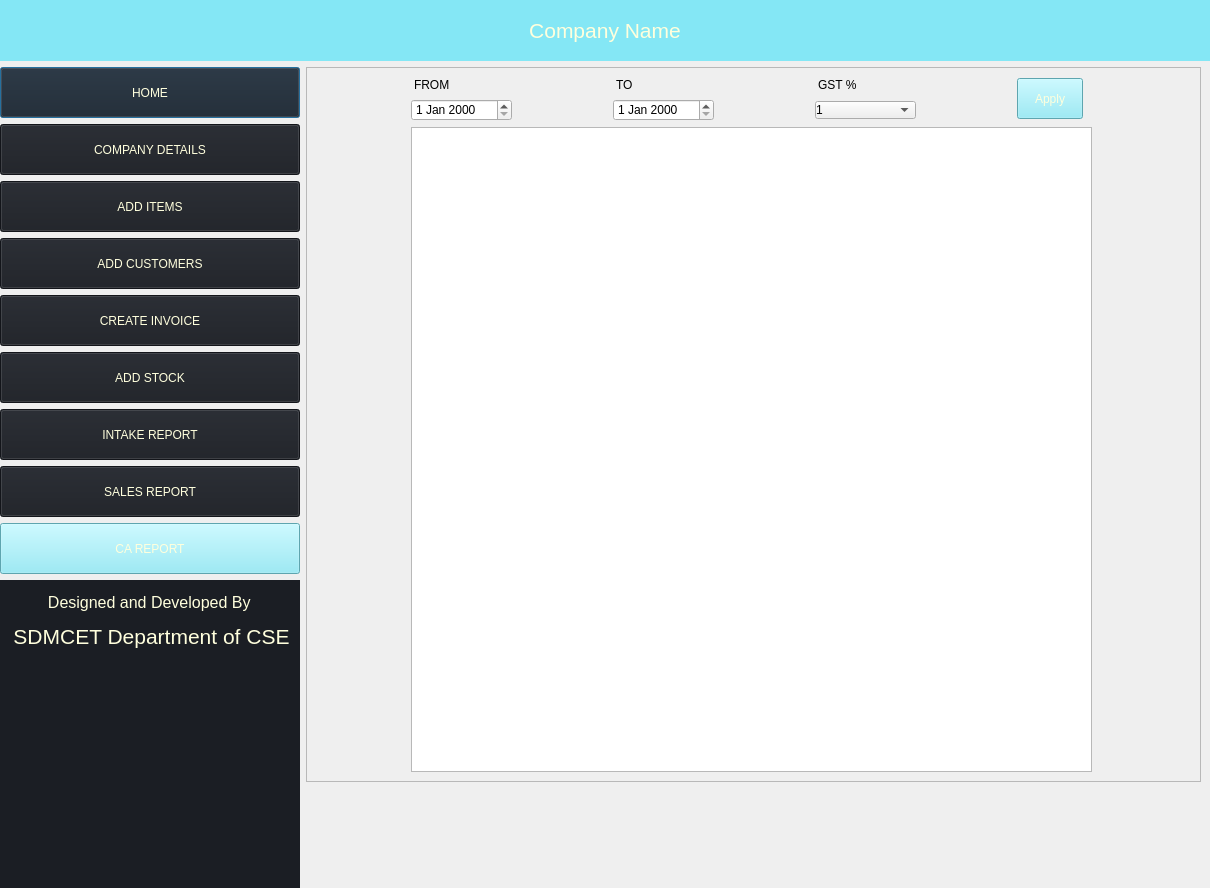
<?xml version="1.0" encoding="UTF-8"?>
<ui version="4.0">
 <class>Dialog</class>
 <widget class="QDialog" name="Dialog">
  <property name="geometry">
   <rect>
    <x>0</x>
    <y>0</y>
    <width>1210</width>
    <height>888</height>
   </rect>
  </property>
  <property name="minimumSize">
   <size>
    <width>800</width>
    <height>600</height>
   </size>
  </property>
  <property name="maximumSize">
   <size>
    <width>4096</width>
    <height>1920</height>
   </size>
  </property>
  <property name="windowTitle">
   <string>Dialog</string>
  </property>
  <layout class="QGridLayout" name="gridLayout_2">
   <property name="leftMargin">
    <number>0</number>
   </property>
   <property name="topMargin">
    <number>0</number>
   </property>
   <property name="rightMargin">
    <number>0</number>
   </property>
   <property name="bottomMargin">
    <number>0</number>
   </property>
   <item row="1" column="0" rowspan="2">
    <widget class="QWidget" name="widget_2" native="true">
     <property name="minimumSize">
      <size>
       <width>271</width>
       <height>800</height>
      </size>
     </property>
     <property name="maximumSize">
      <size>
       <width>300</width>
       <height>1920</height>
      </size>
     </property>
     <layout class="QVBoxLayout" name="verticalLayout">
      <property name="leftMargin">
       <number>0</number>
      </property>
      <property name="topMargin">
       <number>0</number>
      </property>
      <property name="rightMargin">
       <number>0</number>
      </property>
      <property name="bottomMargin">
       <number>0</number>
      </property>
      <item>
       <widget class="QPushButton" name="homeBtn">
        <property name="minimumSize">
         <size>
          <width>239</width>
          <height>51</height>
         </size>
        </property>
        <property name="styleSheet">
         <string notr="true">background-color:rgb(27, 30, 36); color: rgb(255, 255, 221)</string>
        </property>
        <property name="text">
         <string>HOME</string>
        </property>
        <property name="icon">
         <iconset theme="home">
          <normaloff>../</normaloff>../</iconset>
        </property>
       </widget>
      </item>
      <item>
       <widget class="QPushButton" name="companyBtn">
        <property name="minimumSize">
         <size>
          <width>239</width>
          <height>51</height>
         </size>
        </property>
        <property name="styleSheet">
         <string notr="true">background-color:rgb(27, 30, 36); color: rgb(255, 255, 221)</string>
        </property>
        <property name="text">
         <string>COMPANY DETAILS</string>
        </property>
       </widget>
      </item>
      <item>
       <widget class="QPushButton" name="addItemsBtn">
        <property name="minimumSize">
         <size>
          <width>239</width>
          <height>51</height>
         </size>
        </property>
        <property name="styleSheet">
         <string notr="true">background-color:  rgb(27, 30, 36); color: rgb(255, 255, 221)</string>
        </property>
        <property name="text">
         <string>ADD ITEMS</string>
        </property>
       </widget>
      </item>
      <item>
       <widget class="QPushButton" name="addCustomersBtn">
        <property name="minimumSize">
         <size>
          <width>239</width>
          <height>51</height>
         </size>
        </property>
        <property name="styleSheet">
         <string notr="true">background-color:  rgb(27, 30, 36); color: rgb(255, 255, 221)</string>
        </property>
        <property name="text">
         <string>ADD CUSTOMERS</string>
        </property>
       </widget>
      </item>
      <item>
       <widget class="QPushButton" name="createInvoiceBtn">
        <property name="minimumSize">
         <size>
          <width>239</width>
          <height>51</height>
         </size>
        </property>
        <property name="styleSheet">
         <string notr="true">background-color:  rgb(27, 30, 36); color: rgb(255, 255, 221)</string>
        </property>
        <property name="text">
         <string>CREATE INVOICE</string>
        </property>
       </widget>
      </item>
      <item>
       <widget class="QPushButton" name="addStockBtn">
        <property name="minimumSize">
         <size>
          <width>239</width>
          <height>51</height>
         </size>
        </property>
        <property name="styleSheet">
         <string notr="true">background-color:  rgb(27, 30, 36); color: rgb(255, 255, 221)</string>
        </property>
        <property name="text">
         <string>ADD STOCK</string>
        </property>
       </widget>
      </item>
      <item>
       <widget class="QPushButton" name="stockDetailsBtn">
        <property name="minimumSize">
         <size>
          <width>239</width>
          <height>51</height>
         </size>
        </property>
        <property name="styleSheet">
         <string notr="true">background-color:  rgb(27, 30, 36); color: rgb(255, 255, 221)</string>
        </property>
        <property name="text">
         <string>INTAKE REPORT</string>
        </property>
       </widget>
      </item>
      <item>
       <widget class="QPushButton" name="salesReportBtn">
        <property name="minimumSize">
         <size>
          <width>239</width>
          <height>51</height>
         </size>
        </property>
        <property name="styleSheet">
         <string notr="true">background-color:  rgb(27, 30, 36); color: rgb(255, 255, 221)</string>
        </property>
        <property name="text">
         <string>SALES REPORT</string>
        </property>
       </widget>
      </item>
      <item>
       <widget class="QPushButton" name="caReportBtn">
        <property name="minimumSize">
         <size>
          <width>239</width>
          <height>51</height>
         </size>
        </property>
        <property name="styleSheet">
         <string notr="true">background-color: rgb(132, 231, 245); color: rgb(255, 255, 221)</string>
        </property>
        <property name="text">
         <string>CA REPORT</string>
        </property>
       </widget>
      </item>
      <item>
       <widget class="QLabel" name="label_2">
        <property name="minimumSize">
         <size>
          <width>239</width>
          <height>200</height>
         </size>
        </property>
        <property name="maximumSize">
         <size>
          <width>16777215</width>
          <height>400</height>
         </size>
        </property>
        <property name="styleSheet">
         <string notr="true">background-color: rgb(27, 30, 36); color: rgb(255, 255, 221);padding-top:10px</string>
        </property>
        <property name="text">
         <string>&lt;html&gt;&lt;head/&gt;&lt;body&gt;&lt;p align=&quot;center&quot;&gt;&lt;span style=&quot; font-size:12pt;&quot;&gt;Designed and Developed By &lt;/span&gt;&lt;/p&gt;&lt;p align=&quot;center&quot;&gt;&lt;span style=&quot; font-size:16pt;&quot;&gt;SDMCET Department of CSE&lt;/span&gt;&lt;/p&gt;&lt;/body&gt;&lt;/html&gt;</string>
        </property>
        <property name="scaledContents">
         <bool>true</bool>
        </property>
        <property name="alignment">
         <set>Qt::AlignLeading|Qt::AlignLeft|Qt::AlignTop</set>
        </property>
        <property name="wordWrap">
         <bool>true</bool>
        </property>
       </widget>
      </item>
     </layout>
    </widget>
   </item>
   <item row="0" column="0" colspan="3">
    <widget class="QLabel" name="label">
     <property name="minimumSize">
      <size>
       <width>239</width>
       <height>61</height>
      </size>
     </property>
     <property name="maximumSize">
      <size>
       <width>4096</width>
       <height>61</height>
      </size>
     </property>
     <property name="styleSheet">
      <string notr="true">background-color: rgb(132, 231, 245); color: rgb(255, 255, 221)</string>
     </property>
     <property name="text">
      <string>&lt;html&gt;&lt;head/&gt;&lt;body&gt;&lt;p align=&quot;center&quot;&gt;&lt;span style=&quot; font-size:16pt;&quot;&gt;Company Name&lt;/span&gt;&lt;/p&gt;&lt;/body&gt;&lt;/html&gt;</string>
     </property>
    </widget>
   </item>
   <item row="1" column="1" colspan="2">
    <widget class="QFrame" name="frame">
     <property name="styleSheet">
      <string notr="true">BORDER:1PX SOLID;margin-right:9px
</string>
     </property>
     <property name="frameShape">
      <enum>QFrame::StyledPanel</enum>
     </property>
     <property name="frameShadow">
      <enum>QFrame::Raised</enum>
     </property>
     <layout class="QGridLayout" name="gridLayout">
      <item row="0" column="1">
       <widget class="QLabel" name="label_7">
        <property name="minimumSize">
         <size>
          <width>101</width>
          <height>16</height>
         </size>
        </property>
        <property name="maximumSize">
         <size>
          <width>101</width>
          <height>16</height>
         </size>
        </property>
        <property name="styleSheet">
         <string notr="true">border:0px</string>
        </property>
        <property name="text">
         <string>TO</string>
        </property>
       </widget>
      </item>
      <item row="0" column="2">
       <widget class="QLabel" name="label_6">
        <property name="minimumSize">
         <size>
          <width>101</width>
          <height>16</height>
         </size>
        </property>
        <property name="maximumSize">
         <size>
          <width>101</width>
          <height>16</height>
         </size>
        </property>
        <property name="styleSheet">
         <string notr="true">border:0px</string>
        </property>
        <property name="text">
         <string>GST %</string>
        </property>
       </widget>
      </item>
      <item row="0" column="3" rowspan="2">
       <widget class="QPushButton" name="applyBtn">
        <property name="minimumSize">
         <size>
          <width>75</width>
          <height>41</height>
         </size>
        </property>
        <property name="maximumSize">
         <size>
          <width>75</width>
          <height>41</height>
         </size>
        </property>
        <property name="styleSheet">
         <string notr="true">background-color: rgb(132, 231, 245); color: rgb(255, 255, 221)</string>
        </property>
        <property name="text">
         <string>Apply</string>
        </property>
       </widget>
      </item>
      <item row="1" column="0">
       <widget class="QDateEdit" name="fromDate">
        <property name="styleSheet">
         <string notr="true">margin:0</string>
        </property>
       </widget>
      </item>
      <item row="0" column="0">
       <widget class="QLabel" name="label_5">
        <property name="minimumSize">
         <size>
          <width>101</width>
          <height>16</height>
         </size>
        </property>
        <property name="maximumSize">
         <size>
          <width>101</width>
          <height>16</height>
         </size>
        </property>
        <property name="styleSheet">
         <string notr="true">border:0px</string>
        </property>
        <property name="text">
         <string>FROM</string>
        </property>
       </widget>
      </item>
      <item row="1" column="1">
       <widget class="QDateEdit" name="toDate">
        <property name="styleSheet">
         <string notr="true">margin:0</string>
        </property>
       </widget>
      </item>
      <item row="1" column="2">
       <widget class="QComboBox" name="gstPercentageList">
        <property name="styleSheet">
         <string notr="true">margin:0</string>
        </property>
        <item>
         <property name="text">
          <string>1</string>
         </property>
        </item>
        <item>
         <property name="text">
          <string>2</string>
         </property>
        </item>
        <item>
         <property name="text">
          <string>3</string>
         </property>
        </item>
        <item>
         <property name="text">
          <string>4</string>
         </property>
        </item>
        <item>
         <property name="text">
          <string>5</string>
         </property>
        </item>
        <item>
         <property name="text">
          <string>6</string>
         </property>
        </item>
        <item>
         <property name="text">
          <string>7</string>
         </property>
        </item>
        <item>
         <property name="text">
          <string>8</string>
         </property>
        </item>
        <item>
         <property name="text">
          <string>9</string>
         </property>
        </item>
        <item>
         <property name="text">
          <string>10</string>
         </property>
        </item>
       </widget>
      </item>
      <item row="2" column="0" colspan="4">
       <widget class="QTableWidget" name="tableView">
        <property name="styleSheet">
         <string notr="true">margin-right:0</string>
        </property>
        <property name="sortingEnabled">
         <bool>true</bool>
        </property>
       </widget>
      </item>
     </layout>
    </widget>
   </item>
   <item row="2" column="2">
    <spacer name="verticalSpacer">
     <property name="orientation">
      <enum>Qt::Vertical</enum>
     </property>
     <property name="sizeType">
      <enum>QSizePolicy::Fixed</enum>
     </property>
     <property name="sizeHint" stdset="0">
      <size>
       <width>20</width>
       <height>100</height>
      </size>
     </property>
    </spacer>
   </item>
  </layout>
 </widget>
 <tabstops>
  <tabstop>homeBtn</tabstop>
  <tabstop>companyBtn</tabstop>
  <tabstop>addItemsBtn</tabstop>
  <tabstop>createInvoiceBtn</tabstop>
  <tabstop>addStockBtn</tabstop>
 </tabstops>
 <resources>
  <include location="logo.qrc"/>
 </resources>
 <connections/>
</ui>
